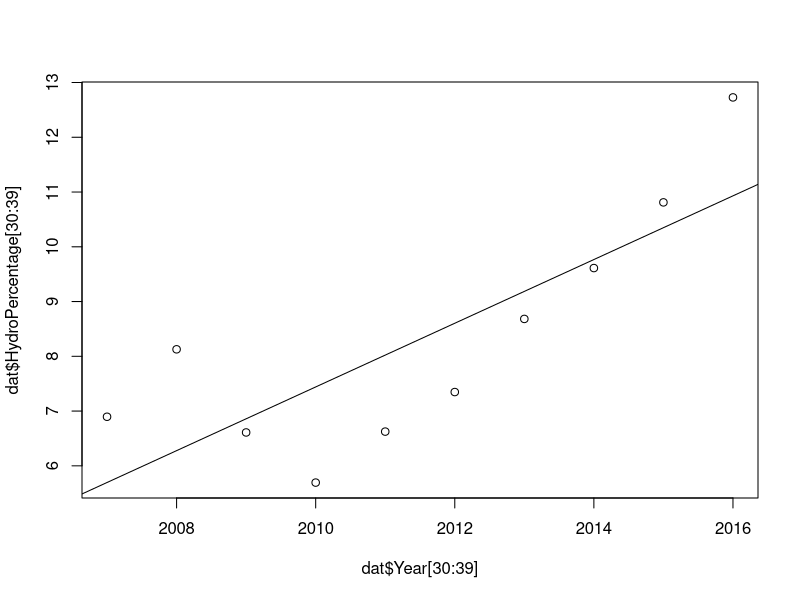
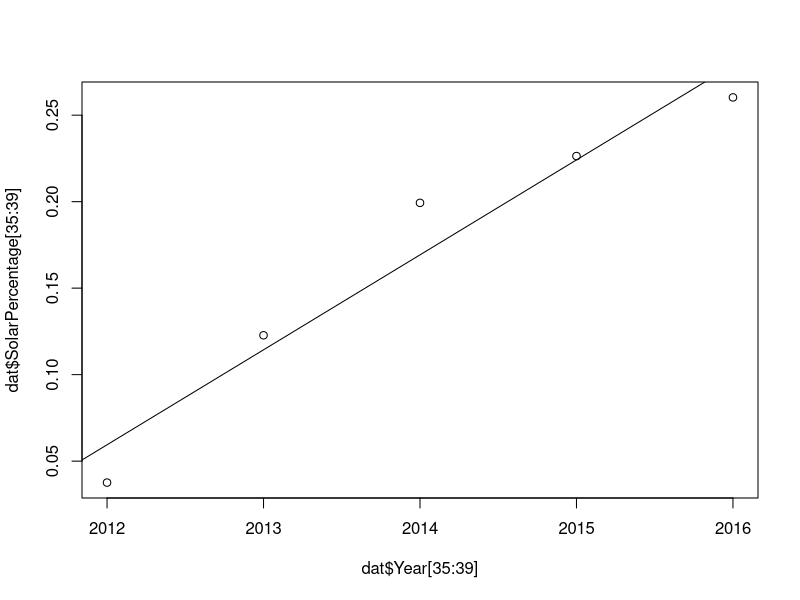
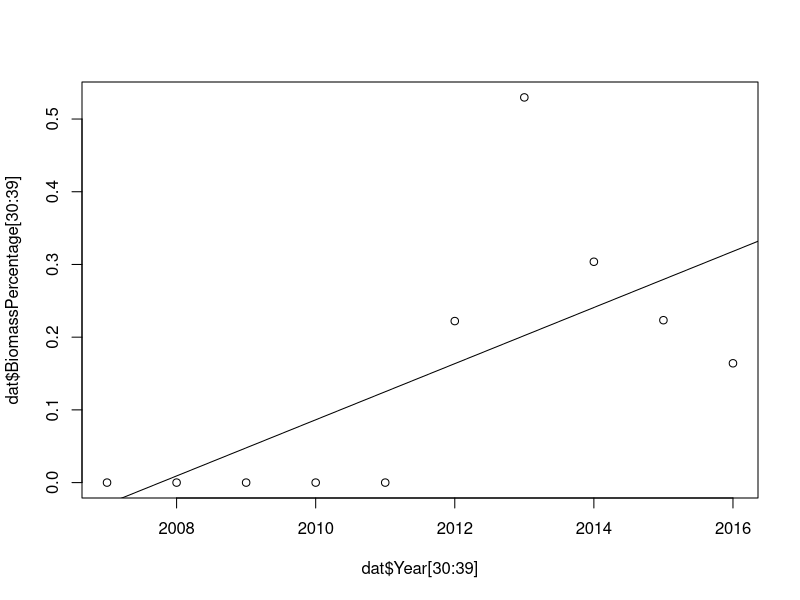
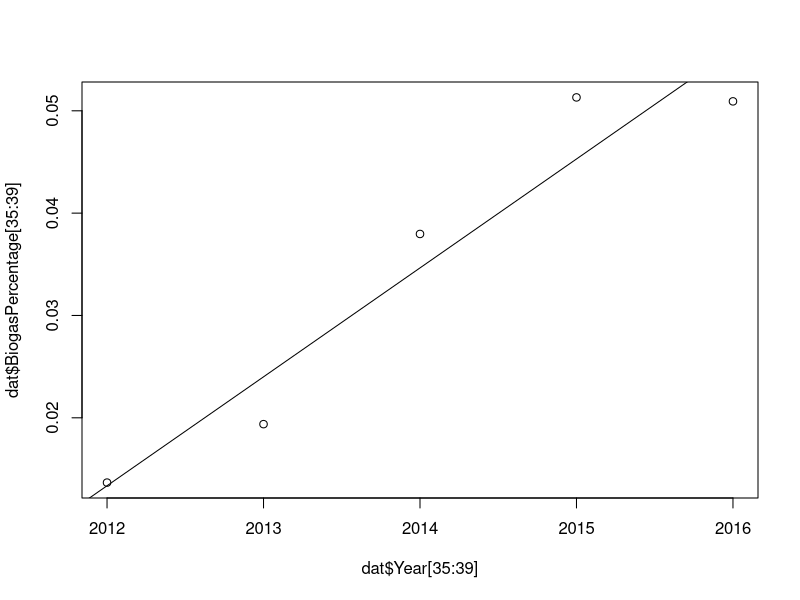

The R script that drew these images, in order:
library(readxl)
dat <- read_xlsx("fuel-input-to-power-stations-by-fuel-type.xlsx")

#make new columns for percentage of the sources 
dat$renewablepercentage <- ((dat$Hydropower+dat$Solar+dat$Biogas+dat$Biomass)/dat$Total)*100
dat$HydroPercentage <- dat$Hydropower/dat$Total * 100
dat$OtherPercentage <- (dat$Solar+dat$Biogas+dat$Biomass)/dat$Total * 100
dat$SolarPercentage <- (dat$Solar)/dat$Total * 100
dat$BiomassPercentage <- (dat$Biomass)/dat$Total * 100
dat$BiogasPercentage <- (dat$Biogas)/dat$Total * 100
#plot a line for each of the variable for their prediction
#hydropower
plot(dat$Year[30:39],dat$HydroPercentage[30:39])
pred1 <- lm(dat$HydroPercentage[30:39] ~ dat$Year[30:39]) # take the coefficient for the prediction
abline(pred1)
pred1
#take only 5 last rows for solar since it has only been around recently
#solar
plot(dat$Year[35:39],dat$SolarPercentage[35:39])
pred2 <- lm(dat$SolarPercentage[35:39] ~ dat$Year[35:39])
abline(pred2)
pred2
#biomass
plot(dat$Year[30:39],dat$BiomassPercentage[30:39])
pred3 <- lm(dat$BiomassPercentage[30:39] ~ dat$Year[30:39])
abline(pred3)
pred3
#biogas
plot(dat$Year[35:39],dat$BiogasPercentage[35:39])
pred4 <- lm(dat$BiogasPercentage[35:39] ~ dat$Year[35:39])
abline(pred4)
pred4

futureprediction <- function(year){
  cat("Percentage of renewable energy for the year ",as.character(year),"\n")
  hydropred <- -1161.5771 + 0.5816*year #pred1 Hydropower
  cat("Hydropower:",as.character(hydropred),"\n")
  solarpred <- -110.3932 + 0.0549*year #pred2 Solar
  cat("Solar:",as.character(solarpred),"\n")
  biomasspred <- -77.51332 + 0.03861*year #pred3 Biomass
  cat("Biomass:",as.character(biomasspred),"\n")
  biogaspred <- -21.40087 + 0.01064*year #pred4 Biogas
  cat("Biogas:",as.character(biogaspred),"\n")
 # Otherpred <- -46.41308 + 0.02329*year #combination of solar,biomas,biogas for simplification
 # cat("Solar+Biomas+Biogas(Combined for simplification)/Others:",as.character(Otherpred),"\n")
  fpred <- hydropred + solarpred +biomasspred +biogaspred
  cat("Renewable energy percentage prediction:",as.character(fpred),"\n")
}
futureprediction(2025)
futureprediction(2030)
